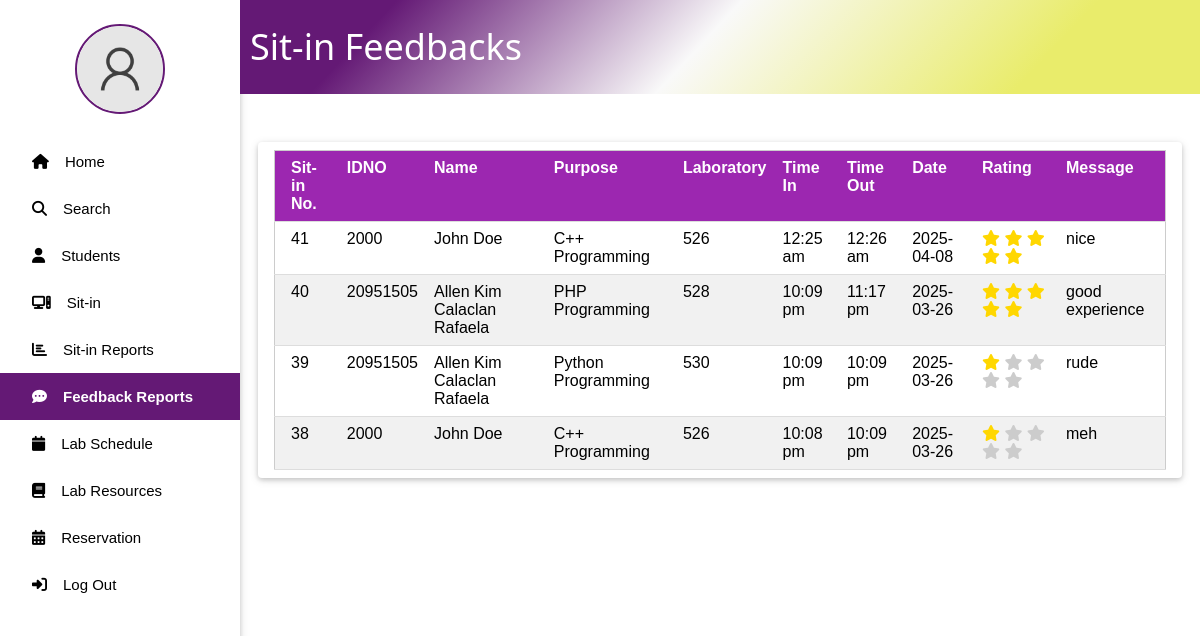
The app's page /feedback_reports.php (signed in), older data.
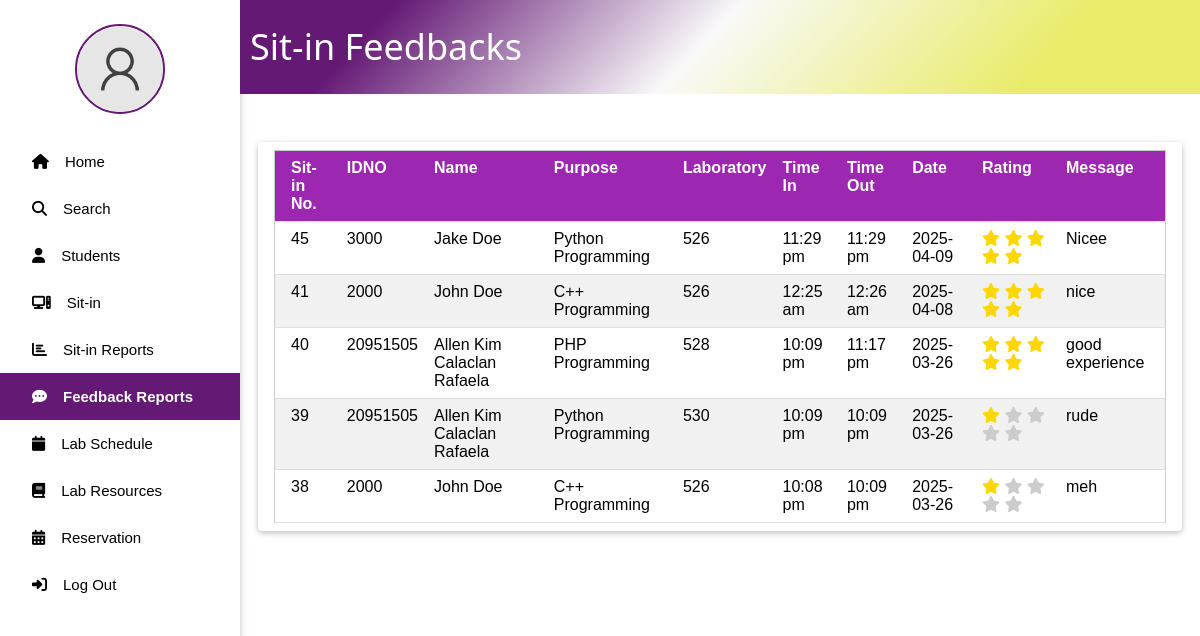
The same page, newer data.
### tables this page shows
CREATE TABLE `feedback` (
  `ID` int(11) NOT NULL,
  `SITIN_RECORD_ID` int(11) NOT NULL,
  `STUDENT_ID` varchar(50) NOT NULL,
  `RATING` int(1) NOT NULL,
  `COMMENT` text DEFAULT NULL,
  `CREATED_AT` timestamp NOT NULL DEFAULT current_timestamp()
);

CREATE TABLE `user` (
  `ID` int(11) NOT NULL,
  `IDNO` int(11) NOT NULL,
  `LASTNAME` varchar(30) NOT NULL,
  `FIRSTNAME` varchar(30) NOT NULL,
  `MIDDLENAME` varchar(30) DEFAULT NULL,
  `COURSE` varchar(30) NOT NULL,
  `YEAR_LEVEL` int(11) NOT NULL,
  `USERNAME` varchar(30) NOT NULL,
  `PASSWORD` varchar(255) NOT NULL,
  `PROFILE_PIC` varchar(255) NOT NULL DEFAULT 'images/default_pic.png',
  `SESSION_COUNT` int(11) DEFAULT 30,
  `POINTS` int(11) DEFAULT 0
);

CREATE TABLE `sitin_records` (
  `ID` int(11) NOT NULL,
  `IDNO` int(11) NOT NULL,
  `PURPOSE` varchar(255) NOT NULL,
  `LABORATORY` varchar(255) NOT NULL,
  `TIME_IN` datetime NOT NULL DEFAULT current_timestamp(),
  `TIME_OUT` datetime DEFAULT NULL
);

### includes/profanity_filter.php (called while the page is built, shortened)
<?php
class ProfanityFilter {
    public static function hasProfanity($text) {
        $text = strtolower($text);
        return false;
    }
}

### feedback_reports.php (the view, shortened to what the changed rows need)
<?php
include 'connect.php';
include 'includes/profanity_filter.php';
$sql = "SELECT f.*, s.LABORATORY, s.TIME_IN, s.TIME_OUT, s.PURPOSE,
        u.IDNO, CONCAT(u.FIRSTNAME, ' ', COALESCE(u.MIDDLENAME, ''), ' ', u.LASTNAME) as STUDENT_NAME
        FROM feedback f
        JOIN sitin_records s ON f.SITIN_RECORD_ID = s.ID
        JOIN user u ON s.IDNO = u.IDNO
        ORDER BY s.TIME_IN DESC";
$result = $conn->query($sql);
?>
<!DOCTYPE html>
<html lang="en">
<head>
    <link rel="stylesheet" href="w3.css">
    <link rel="stylesheet" href="side_nav.css">
</head>
<body>
    <div style="margin-left:20%; z-index: 1; position: relative;">
        <div class="title_page w3-container" style="display: flex; align-items: center;">
            <h1 style="margin-left: 10px; color: #ffff;">Sit-in Feedbacks</h1>
        </div>
        <div class="w3-row-padding" style="margin: 5% 10px;">
            <div class="w3-card w3-round w3-white">
                <div class="w3-container w3-padding">
                    <div class="w3-responsive">
                        <table class="w3-table-all">
                            <thead>
                                <tr class="w3-purple">
                                    <th>Sit-in No.</th>
                                    <th>IDNO</th>
                                    <th>Name</th>
                                    <th>Purpose</th>
                                    <th>Laboratory</th>
                                    <th>Time In</th>
                                    <th>Time Out</th>
                                    <th>Date</th>
                                    <th>Rating</th>
                                    <th>Message</th>
                                </tr>
                            </thead>
                            <tbody>
                                <?php if ($result && $result->num_rows > 0): ?>
                                    <?php while($row = $result->fetch_assoc()):
                                        $hasProfanity = ProfanityFilter::hasProfanity($row['COMMENT']);
                                        $rating = isset($row['RATING']) ? intval($row['RATING']) : 0;
                                    ?>
                                        <tr <?php echo $hasProfanity ? 'class="w3-pale-red"' : ''; ?>>
                                            <td><?php echo htmlspecialchars($row['SITIN_RECORD_ID']); ?></td>
                                            <td><?php echo htmlspecialchars($row['IDNO']); ?></td>
                                            <td><?php echo htmlspecialchars($row['STUDENT_NAME']); ?></td>
                                            <td><?php echo htmlspecialchars($row['PURPOSE']); ?></td>
                                            <td><?php echo htmlspecialchars($row['LABORATORY']); ?></td>
                                            <td><?php echo date('h:i a', strtotime($row['TIME_IN'])); ?></td>
                                            <td><?php echo $row['TIME_OUT'] ? date('h:i a', strtotime($row['TIME_OUT'])) : ''; ?></td>
                                            <td><?php echo date('Y-m-d', strtotime($row['TIME_IN'])); ?></td>
                                            <td>
                                                <?php for($i = 1; $i <= 5; $i++): ?>
                                                    <i class="fa-solid fa-star <?php echo $i <= $rating ? 'star-rating' : 'star-empty'; ?>"></i>
                                                <?php endfor; ?>
                                            </td>
                                            <td><?php echo htmlspecialchars($row['COMMENT']); ?></td>
                                        </tr>
                                    <?php endwhile; ?>
                                <?php else: ?>
                                    <tr>
                                        <td colspan="10" class="w3-center">No feedback records found</td>
                                    </tr>
                                <?php endif; ?>
                            </tbody>
                        </table>
                    </div>
                </div>
            </div>
        </div>
    </div>
</body>
</html>

Row changes from the older to the newer data that the page shows:
added feedback: SITIN_RECORD_ID "45", user.IDNO "3000", STUDENT_NAME "Jake Doe", SITIN_RECORD_ID.PURPOSE "Python Programming", SITIN_RECORD_ID.LABORATORY "526", SITIN_RECORD_ID.TIME_IN "11:29 pm", SITIN_RECORD_ID.TIME_OUT "11:29 pm", SITIN_RECORD_ID.TIME_IN "2025-04-09", RATING 5 (drawn), COMMENT "Nicee"
